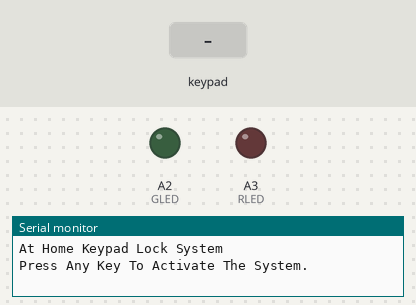
Bench run of a sketch on a simulated Arduino Uno, built with avr-gcc and run on an emulated ATmega328P. Shown: output pins drawn as LEDs (lit = HIGH), the last lines printed to the serial monitor. The test bench sets the inputs (shaded band).

Above: at 1.2 s.
1.3 s: keypad keys 1 2 3 4 * pressed 0.4 s apart
At 3.8 s:
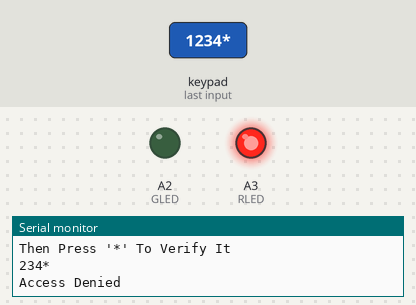
4.8 s: keypad keys 1 2 3 4 * # pressed 0.4 s apart
At 7.8 s:
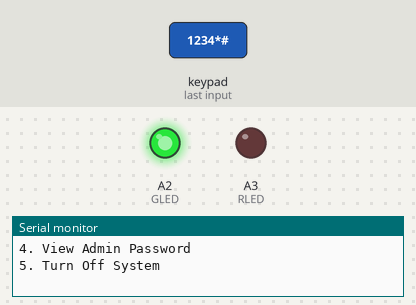
Timing chart, 0 to 9.3 s (numbered marks = the images above; inputs shaded):
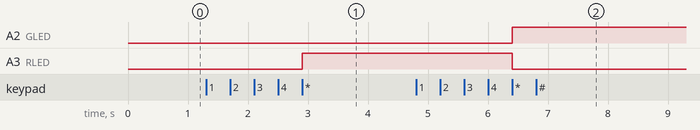

Measured:
- after the input at 1.3 s, A3 (RLED): LOW → HIGH after 1.6 s
- after the input at 4.8 s, A2 (GLED): LOW → HIGH after 1.6 s; A3 (RLED): HIGH → LOW after 1.6 s

The sketch:

final_project_keypad1.ino
```cpp
// Keypad-Based Security System
// December 13th, 2023
#include <Keypad.h>
const byte ROWS = 4;       //Four rows of keypad
const byte COLS = 4;       //Four columns of keypad
char keys[ROWS][COLS] = {  //matrix for the keypad grid
  { '1', '2', '3', 'A' },
  { '4', '5', '6', 'B' },
  { '7', '8', '9', 'C' },
  { '*', '0', '#', 'D' }
};
byte rowPins[ROWS] = { 7, 6, 5, 4 };    //connect to the row pinouts of the keypad
byte colPins[COLS] = { 3, 2, A5, A4 };  //connect to the column pinouts of the keypad
String v_passcode = "";                 //stores typed attempt at regular password to check against password to see if it's correct
String currentCode = "";                //used to store password for display in system settings
String passCode = "1234*";              //starting passcode
String adminPass = "4321*";             //unchanging admin password
String adminAttempt = "";               //where the admin attempt password is stored to check if it's correct
int RLED = A3;
int GLED = A2;
int lockoutAttempts = 0;  //tracks how many failed password attemps user has
int lockoutSetting = 5;   //failed attempts before lockout is activated
bool Unlocked = false;    //while loop condition when system is unlocked
bool password = false;    //while loop for typing the password
bool intro = false;
bool option3 = false;
bool disabled = false;
bool lockedOut = false;  //lockout while loop
bool passwordChange = false;
Keypad keypad = Keypad(makeKeymap(keys), rowPins, colPins, ROWS, COLS);
//mapping the keypad using the prebuilt matrix

void setup() {
  Serial.begin(9600);
  pinMode(RLED, OUTPUT);
  pinMode(GLED, OUTPUT);
}

void loop() {
  start();
}


void start() {                 //initializes everything, the start up function
  char key = keypad.getKey();  //using the char key to get the pressed key from the keypad
  Serial.println("At Home Keypad Lock System");
  Serial.println("Press Any Key To Activate The System.");
  intro = true;
  while (intro == true) {
    char key = keypad.getKey();
    if (key != NO_KEY) {  //if key press is detected
      intro = false;
    }
  }
  Serial.println("Enter Your Password:\nThen Press '*' To Verify It");
  password = true;
  v_passcode = "";  //clears attempt passcode to store attempt
  while (password == true) {
    enterPassword();
  }
}

void enterPassword() {  //lets user enter their password and checks if it's correct
  char key = keypad.getKey();
  if (key != NO_KEY) {
    v_passcode = v_passcode + key;  //adds what was typed by user to the attempt string
    if (key == '*') {
      Serial.println(v_passcode);
      if (v_passcode == passCode || v_passcode == adminPass) {  //compares attempt to passcode and admin code
        Serial.println("Access Granted");
        lockoutAttempts = 0;  //resets lockout attempts once access is granted
        unlockedOptions();    //shows system settings
      } else {
        Serial.println("Access Denied");
        v_passcode = "";
        digitalWrite(RLED, HIGH);
        digitalWrite(GLED, LOW);
        lockoutAttempts++;                        //adds to lockout attempts on each failed password attempt
        if (lockoutAttempts == lockoutSetting) {  //checks on each failed attempt if attempts = the lockout conditions
          Serial.println("Due To Too Many Failed Attempts, The System Has Locked Down.");
          Serial.println("Type The Admin Password To Regain Access: ");
          lockedOut = true;
          while (lockedOut == true) {
            char key = keypad.getKey();
            if (key != NO_KEY) {
              adminAttempt = adminAttempt + key;  //stores typed attempt to check if it's correct
              if (key == '*') {                   //checks typed attempt
                Serial.println(adminAttempt);     //prints attempt
                if (adminAttempt == adminPass) {  //checks against the admin code
                  Serial.println("Admin Password Correct \nAccess To The System Has Been Granted");
                  lockoutAttempts = 0;  //resets lockout attempts
                  unlockedOptions();    //takes user to system settings
                } else {
                  Serial.println("Incorrect Admin Password.");
                  adminAttempt = "";  //clears the stored attempt for the next attempt
                }
              }
            }
          }
        }
      }
    }
  }
}

void unlockedOptions() {  //system settings to alter the default settings
  digitalWrite(RLED, LOW);
  digitalWrite(GLED, HIGH);
  Serial.println("System Settings");
  Serial.println("1. View The Current Passowrd");
  Serial.println("2. Change The Current Password");
  Serial.println("3. Add a Lockout Based On Number Of Failed Atempts");
  Serial.println("4. View Admin Password");
  Serial.println("5. Turn Off System");
  Unlocked = true;
  while (Unlocked == true) {
    char key = keypad.getKey();
    if (key != NO_KEY) {
      if (key == '1') {  //user can view the current password
        Serial.println("Current Password: ");
        currentCode = v_passcode;  //stores the current passcode
        Serial.println(currentCode);
        unlockedOptions();      //Takes user back to the settings
      } else if (key == '2') {  //allows user to change passcode
        Serial.println("Type The New Password Into The Keypad\n,Then Press '*'");
        v_passcode = "";  //clears old attempt
        passwordChange = true;
        while (passwordChange == true) {
          char key = keypad.getKey();
          if (key != NO_KEY) {
            v_passcode = v_passcode + key;  //stores the new passcode
            passCode = "";                  //clears old code for the new one to be stored
            if (key == '*') {
              passCode = passCode + v_passcode;  //storing the passcode
              Serial.println("Password has Been Change To: ");
              Serial.println(passCode);  //prints new code
              unlockedOptions();         //user goes to settings after
            }
          }
        }
      } else if (key == '3') {  //lets user change the failed attempts needed before lockout
        Serial.println("Current Needed Failed Attempts For Lockout: ");
        Serial.println(lockoutSetting);
        Serial.println("Press '#' To Change It To 3");
        Serial.println("Press '*' To Change It To 5");
        Serial.println("Press 'D' To Turn The Setting Off");
        char keyPressed = keypad.waitForKey();
        if (keyPressed == '#') {  //changed from 5(default) to 3
          Serial.println("Attempts Needed Changed To: \n3");
          lockoutSetting = 3;
          unlockedOptions();
        } else if (keyPressed == '*') {  //changed to default(5)
          Serial.println("Attempts Needed Changed To: \n5");
          lockoutSetting = 5;
          unlockedOptions();
        } else if (keyPressed == 'D' && disabled == false) {  //disables lockout
          Serial.println("Lockout Protocol Has Been Disabled");
          lockoutSetting = 10000;
          disabled = true;
          unlockedOptions();
        } else if (keyPressed == 'D' && disabled == true) {  //re-enables the lockout
          Serial.println("Lockout Protocol Has Been Re-enabled, \nSet Lockout to Default Attempts: \n5");
          lockoutSetting = 5;
          disabled = false;
          unlockedOptions();
        } else {  //incorrect input will send user back to the settings
          Serial.println("Incorrect Input, Back to The Menu");
          unlockedOptions();
        }
      } else if (key == '4') {  //shows admin password and talks about it brief, the functions of it
        Serial.println("The Admin Password is Unchangeable");
        Serial.println("It Will Always Work And Can Be Used After A Lockout");
        Serial.println(adminPass);
        unlockedOptions();
      } else if (key == '5') {  //turns off user and prompts them to boot the system up again
        start();                //the startup function
      }
    }
  }
}
```
